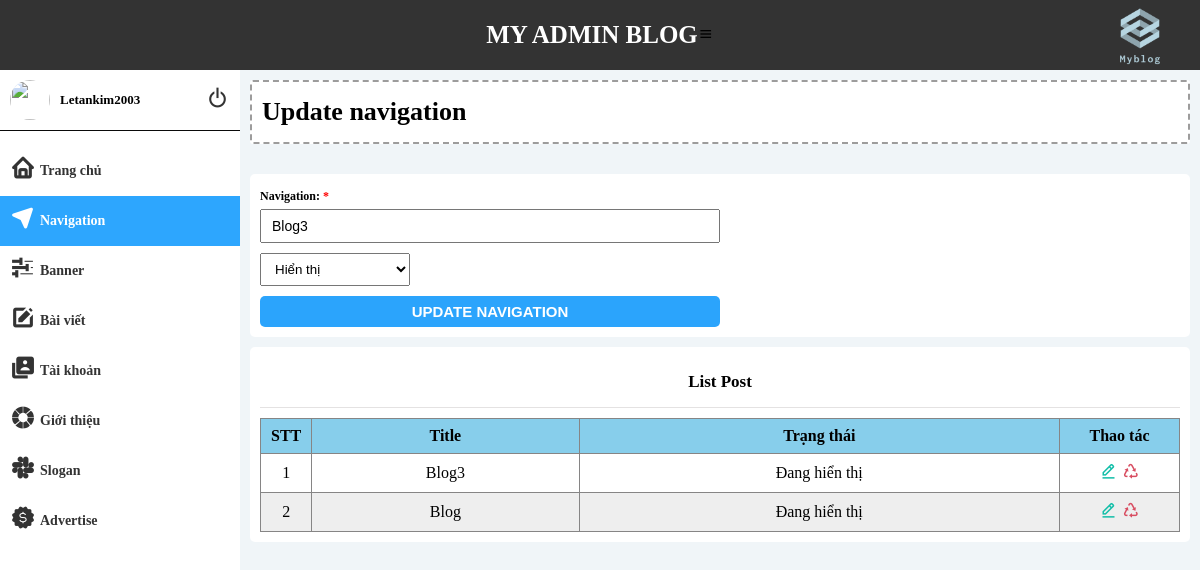
Page /admin/index.php?act=editNavForm&id=3 (signed in) on the committed database.
### tables this page shows
CREATE TABLE `tbl_navigation` (
  `id` int(4) NOT NULL,
  `name` varchar(100) NOT NULL,
  `status` tinyint(1) NOT NULL DEFAULT 1
);

### admin/model/navigation.php (called while the page is built, shortened)
<?php
    function getAllNav() {
        $conn = connect();
        $stmt = $conn->prepare("SELECT * FROM tbl_navigation");
        $stmt->execute();
        $ketqua = $stmt->fetchAll();
        return $ketqua;
    }
    function getOneNav($id) {
        $conn = connect();
        $stmt = $conn->prepare("SELECT * FROM tbl_navigation WHERE id=$id");
        $stmt->execute();
        $ketqua = $stmt->fetchAll();
        return $ketqua;
    }
?>

### admin/view/editNavForm.php (the view, shortened to what this page needs)
<div class="main_app">
    <div class="header_app">
        <h2 class="title">Update navigation</h2>
    </div>
    <div class="container_main">
        <form action="index.php?act=editNavigation" method = 'POST'>
            <div class="box_form">
                <span class="box_title">Navigation: <span style="color:red">*</span></span>
                <input required type="text" name = "navigation" class = "input" value = "<?=$oneNav[0]['name']?>" placeholder = "Enter your navigation">
            </div>
            <div class="box_form">
                <select name="status" id="status_nav">
                    <?php
                        if($oneNav[0]['status'] == 1) {
                            echo '<option value="1" selected>Hiển thị</option>
                                <option value="0">Ẩn</option>';
                        } else {
                            echo '<option value="1">Hiển thị</option>
                            <option value="0" selected>Ẩn</option>';
                        }
                    ?>
                </select>
            </div>
            <div class="box_form">
                <input type="submit" value="Update navigation" name = "submit" class = "input input_submit">
            </div>
        </form>
        <div class="show_list">
            <header>List Post</header>
            <table>
                <tr>
                    <th>STT</th>
                    <th>Title</th>
                    <th>Trạng thái</th>
                    <th>Thao tác</th>
                </tr>
                <?php
                    if(count($allNav) > 0) {
                        $i = 1;
                        foreach($allNav as $itemNav) {
                            $status = "Đang ẩn";
                            if($itemNav['status'] == 1) {
                                $status = "Đang hiển thị";
                            }
                            echo '<tr>
                                    <td class = "stt">'.$i++.'</td>
                                    <td>'.$itemNav['name'].'</td>
                                    <td>'.$status.'</td>
                                    <td class = "action">
                                        <a href="index.php?act=editNavForm&id='.$itemNav['id'].'"><i class="bx bx-edit-alt" ></i></a>
                                        <a href="index.php?act=deleteNav&id='.$itemNav['id'].'" class = "delete"><i class="bx bx-recycle" ></i></a>
                                    </td>
                                </tr>';
                        }
                    } else {
                        echo '<tr>
                                <td colspan="10">Chưa có navigation</td>
                            </tr>';
                    }
                ?>
            </table>
        </div>
    </div>
</div>

### admin/view/css/main.css (style rules this page uses)
* { padding: 0px; margin: 0px; box-sizing: border-box; }
:root { --header-admin: 70px; }
.main_app { flex: 0 0 80%; max-width: 80%; background-color: #f0f5f8; padding: 10px; min-height: calc(100vh - var(--header-admin)); }
.header_app { width: 100%; padding: 15px 10px; background: #fff; border: 2px dashed rgb(157, 156, 156); border-radius: 3px; }
.title { font-size: 26px; font-weight: bold; }
.container_main { margin-top: 15px; padding: 15px 0px; }
form { width: 100%; padding: 10px; background: #fff; display: flex; flex-wrap: wrap; gap: 10px; border-radius: 5px; }
.box_form { flex: 0 0 50%; max-width: 50%; display: flex; flex-direction: column; }
.box_title { font-size: 12px; font-weight: bold; padding: 5px 0px; }
.input { width: 100%; padding: 7px 10px; font-size: 14px; color: #000; outline: none; }
#status_nav { padding: 7px 10px; width: 150px; }
.input_submit { font-size: 15px; font-weight: bold; text-transform: uppercase; background: #2ba4fc; border: none; color: #fff; border-radius: 5px; cursor: pointer; }
.show_list { margin-top: 10px; background-color: #fff; border-radius: 5px; padding: 10px; }
header { width: 100%; text-align: center; padding: 15px 0px; font-size: 17px; font-weight: bold; border-bottom: 1px solid rgb(228, 226, 226); margin-bottom: 10px; }
table { width: 100%; border-collapse: collapse; text-align: center; }
th, td { border:1px solid #868585; padding: 8px 10px; }
table tr:nth-child(odd) { background-color:#eee; }
table tr:nth-child(even) { background-color:white; }
table tr:nth-child(1) { background-color:skyblue; }
td.stt { width: 50px; }
td.action { width: 120px; }
td a { font-weight: bold; font-size: 18px; text-decoration: none; }
.bx-edit-alt { color: #12bea8; }
.bx-recycle { color: #d84d61; }
.bx-recycle { cursor: pointer; }

### rows in the picture
tbl_navigation: navigation "Blog3", status "Hiển thị", name "Blog3", status "Đang hiển thị"
tbl_navigation: name "Blog", status "Đang hiển thị"

### other values in the picture
$_SESSION['usernameAdmin'] "Letankim2003"
